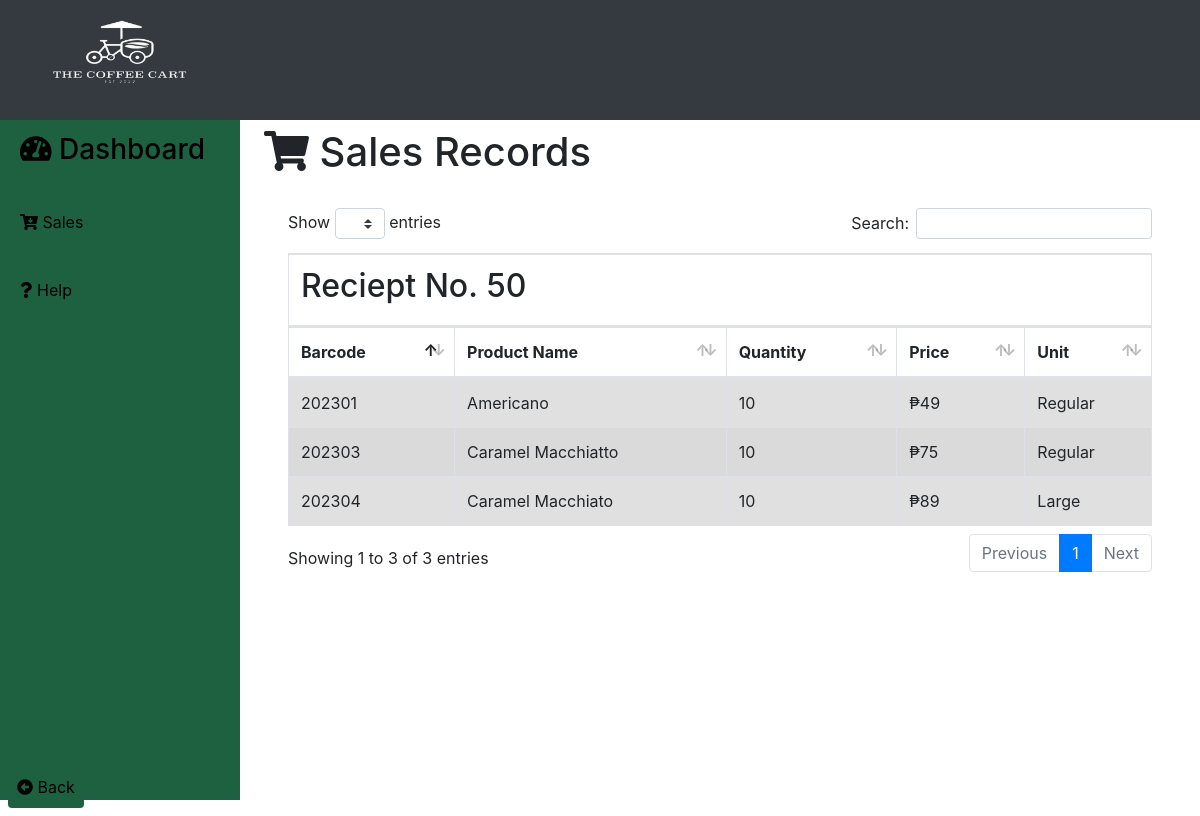
The page /customer/reciept_details.php?reciept_id=50 (signed in) on the database its author committed.
### tables this page shows
CREATE TABLE `sales_product` (
  `id` int(11) NOT NULL AUTO_INCREMENT,
  `reciept_no` int(11) DEFAULT NULL,
  `product_id` varchar(255) DEFAULT NULL,
  `price` decimal(10,0) DEFAULT NULL,
  `qty` int(11) DEFAULT NULL,
  PRIMARY KEY (`id`)
);

CREATE TABLE `products` (
  `product_no` varchar(255) NOT NULL DEFAULT '',
  `product_name` varchar(255) DEFAULT NULL,
  `sell_price` varchar(255) DEFAULT NULL,
  `quantity` varchar(255) DEFAULT NULL,
  `unit` varchar(255) DEFAULT NULL,
  `min_stocks` varchar(255) DEFAULT NULL,
  `remarks` varchar(255) DEFAULT NULL,
  `location` varchar(255) DEFAULT NULL,
  `images` varchar(255) DEFAULT NULL,
  `sugar` varchar(255) DEFAULT NULL,
  `milk` varchar(255) DEFAULT NULL,
  `coffee` varchar(255) DEFAULT NULL,
  PRIMARY KEY (`product_no`)
);

### customer/reciept_details.php (the view, shortened to what this page needs)
<?php
	include("../server/connection.php");
	$id = $_GET['reciept_id'];
	$sql = "SELECT * FROM sales_product,products WHERE reciept_no = '$id' AND sales_product.product_id = products.product_no";
	$result = mysqli_query($db,$sql);
	$row = mysqli_fetch_array($result);
	$result1 = mysqli_query($db,$sql);
?>
<!DOCTYPE html>
<html>
<head>
	<?php include('../templates/head1.php');?>
</head>
<body>
	<div class="contain h-100">
		<div>
			<div>
				<h1 class="ml-4 pt-2 pb-4" align="left"><i class="fas fa-shopping-cart"></i> Sales Records</h1>
			</div>
			<div class="table-responsive pl-5 pr-5">
			<table class="table table-striped table-bordered" id="sales_table" style="margin-top: -22px;">
				<thead>
					<tr>
						<td colspan="5"><h2>Reciept No.&nbsp<?php echo $row['reciept_no'];?></h2></td>
					</tr>
					<tr>
						<th scope="col" class="column-text">Barcode</th>
						<th scope="col" class="column-text">Product Name</th>
						<th scope="col" class="column-text">Quantity</th>
						<th scope="col" class="column-text">Price</th>
						<th scope="col" class="column-text">Unit</th>
					</tr>
				</thead>
				<tbody class="table-hover">
					<?php
						while($row1 = mysqli_fetch_array($result1)){
				  	?>
					<tr class="table-active">
						<td><?php echo $row1['product_id'];?></td>
						<td><?php echo $row1['product_name'];?></td>
						<td><?php echo $row1['qty'];?></td>
						<td>₱<?php echo $row1['price'];?></td>
						<td><?php echo $row1['unit'];?></td>
					</tr>
					<?php } ?>
					</tbody>
				</table>
			</div>
		</div>
	</div>
	<div class="row print-container">
	</div>
</body>
</html>

### rows shown on the page
sales_product: reciept_no "50", product "202301", product.product_name "Americano", qty "10", price "49", product.unit "Regular"
sales_product: product "202303", product.product_name "Caramel Macchiatto", qty "10", price "75", product.unit "Regular"
sales_product: product "202304", product.product_name "Caramel Macchiato", qty "10", price "89", product.unit "Large"
